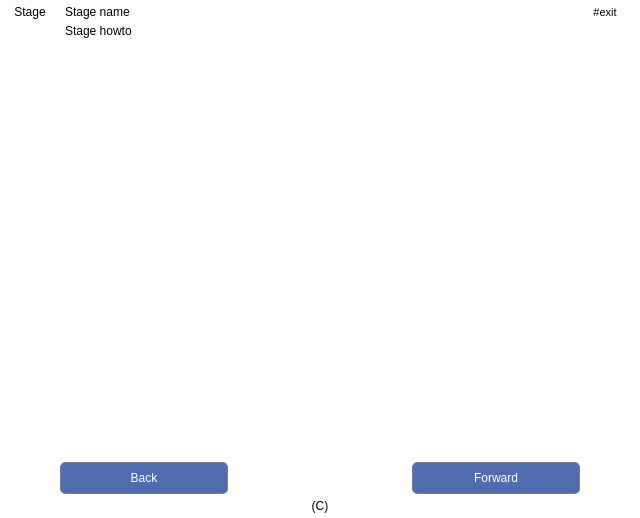
<?xml version="1.0" encoding="UTF-8"?>
<ui version="4.0">
 <class>WizardFrame</class>
 <widget class="QWidget" name="WizardFrame">
  <property name="geometry">
   <rect>
    <x>0</x>
    <y>0</y>
    <width>640</width>
    <height>518</height>
   </rect>
  </property>
  <property name="styleSheet">
   <string notr="true">QWidget
{
	background-color: white;
}

QFrame
{
	border: 0px;
}

QPushButton
{
	border: 1px solid gray;
	border-radius: 5px;
	padding: 8px;
	color: white;
	background-color: rgba(80, 107, 176);
}

QPushButton:disabled
{
	color: gray;
	background-color: lightgray;
}

QPushButton:pressed 
{
	background-color: rgba(98, 141, 191);
}

QPushButton#btnExit 
{
	color: black;
	padding: 0px;
	border: none; 
	background-color: none;
	width: 70;
}

QLabel#lbStageName, QLabel#lbStage
{
	font: 75 12pt &quot;Trebuchet MS&quot;;
	padding: 0px;
}

QLineEdit 
{
	padding: 8;
	border: 2px solid rgba(160, 175, 211);
	border-radius: 10px;
}

QLineEdit:disabled {
	color: #808080;
	background-color: #d3d3d3;
	border: 2px solid #a6a6a6;
}

QLabel:disabled {
	color: #808080;
}

</string>
  </property>
  <layout class="QVBoxLayout" name="verticalLayout">
   <property name="spacing">
    <number>5</number>
   </property>
   <property name="leftMargin">
    <number>0</number>
   </property>
   <property name="topMargin">
    <number>5</number>
   </property>
   <property name="rightMargin">
    <number>0</number>
   </property>
   <property name="bottomMargin">
    <number>5</number>
   </property>
   <item>
    <layout class="QGridLayout" name="gridLayout">
     <property name="rightMargin">
      <number>0</number>
     </property>
     <item row="0" column="0" rowspan="2">
      <widget class="QLabel" name="lbStage">
       <property name="sizePolicy">
        <sizepolicy hsizetype="Preferred" vsizetype="Preferred">
         <horstretch>0</horstretch>
         <verstretch>0</verstretch>
        </sizepolicy>
       </property>
       <property name="maximumSize">
        <size>
         <width>60</width>
         <height>16777215</height>
        </size>
       </property>
       <property name="text">
        <string notr="true">Stage</string>
       </property>
       <property name="alignment">
        <set>Qt::AlignHCenter|Qt::AlignTop</set>
       </property>
      </widget>
     </item>
     <item row="0" column="1">
      <widget class="QLabel" name="lbStageName">
       <property name="sizePolicy">
        <sizepolicy hsizetype="Minimum" vsizetype="Maximum">
         <horstretch>0</horstretch>
         <verstretch>0</verstretch>
        </sizepolicy>
       </property>
       <property name="text">
        <string notr="true">Stage name</string>
       </property>
      </widget>
     </item>
     <item row="1" column="1">
      <widget class="QLabel" name="lbStageHowto">
       <property name="sizePolicy">
        <sizepolicy hsizetype="Minimum" vsizetype="Maximum">
         <horstretch>0</horstretch>
         <verstretch>0</verstretch>
        </sizepolicy>
       </property>
       <property name="text">
        <string notr="true">Stage howto</string>
       </property>
       <property name="wordWrap">
        <bool>true</bool>
       </property>
      </widget>
     </item>
     <item row="0" column="2">
      <widget class="QPushButton" name="btnExit">
       <property name="sizePolicy">
        <sizepolicy hsizetype="Maximum" vsizetype="Preferred">
         <horstretch>0</horstretch>
         <verstretch>0</verstretch>
        </sizepolicy>
       </property>
       <property name="font">
        <font>
         <pointsize>8</pointsize>
        </font>
       </property>
       <property name="layoutDirection">
        <enum>Qt::RightToLeft</enum>
       </property>
       <property name="text">
        <string>#exit</string>
       </property>
       <property name="icon">
        <iconset resource="../../GUI/Resources/Resources.qrc">
         <normaloff>:/Images/button_close.png</normaloff>:/Images/button_close.png</iconset>
       </property>
      </widget>
     </item>
    </layout>
   </item>
   <item>
    <widget class="QWidget" name="wPage" native="true">
     <property name="sizePolicy">
      <sizepolicy hsizetype="Minimum" vsizetype="Expanding">
       <horstretch>0</horstretch>
       <verstretch>0</verstretch>
      </sizepolicy>
     </property>
    </widget>
   </item>
   <item>
    <widget class="QWidget" name="wButtonBar" native="true">
     <property name="styleSheet">
      <string notr="true">QPushButton
{
	border: 1px solid gray;
	border-radius: 5px;
	padding: 8px;
	color: white;
	background-color: rgba(80, 107, 176);
	width: 150px;
}

QPushButton:disabled
{
	color: gray;
	background-color: lightgray;
}

QPushButton:pressed 
{
	background-color: rgba(98, 141, 191);
}</string>
     </property>
     <layout class="QHBoxLayout" name="horizontalLayout_2">
      <property name="leftMargin">
       <number>60</number>
      </property>
      <property name="topMargin">
       <number>0</number>
      </property>
      <property name="rightMargin">
       <number>60</number>
      </property>
      <property name="bottomMargin">
       <number>0</number>
      </property>
      <item>
       <widget class="QPushButton" name="btnBack">
        <property name="text">
         <string notr="true">Back</string>
        </property>
       </widget>
      </item>
      <item>
       <spacer name="horizontalSpacer_2">
        <property name="orientation">
         <enum>Qt::Horizontal</enum>
        </property>
        <property name="sizeHint" stdset="0">
         <size>
          <width>40</width>
          <height>20</height>
         </size>
        </property>
       </spacer>
      </item>
      <item>
       <widget class="QPushButton" name="btnForward">
        <property name="text">
         <string notr="true">Forward</string>
        </property>
       </widget>
      </item>
     </layout>
    </widget>
   </item>
   <item>
    <widget class="QLabel" name="lbStatus">
     <property name="sizePolicy">
      <sizepolicy hsizetype="Preferred" vsizetype="Maximum">
       <horstretch>0</horstretch>
       <verstretch>0</verstretch>
      </sizepolicy>
     </property>
     <property name="text">
      <string notr="true">(C)</string>
     </property>
     <property name="alignment">
      <set>Qt::AlignCenter</set>
     </property>
    </widget>
   </item>
  </layout>
 </widget>
 <resources>
  <include location="../../GUI/Resources/Resources.qrc"/>
 </resources>
 <connections/>
</ui>
